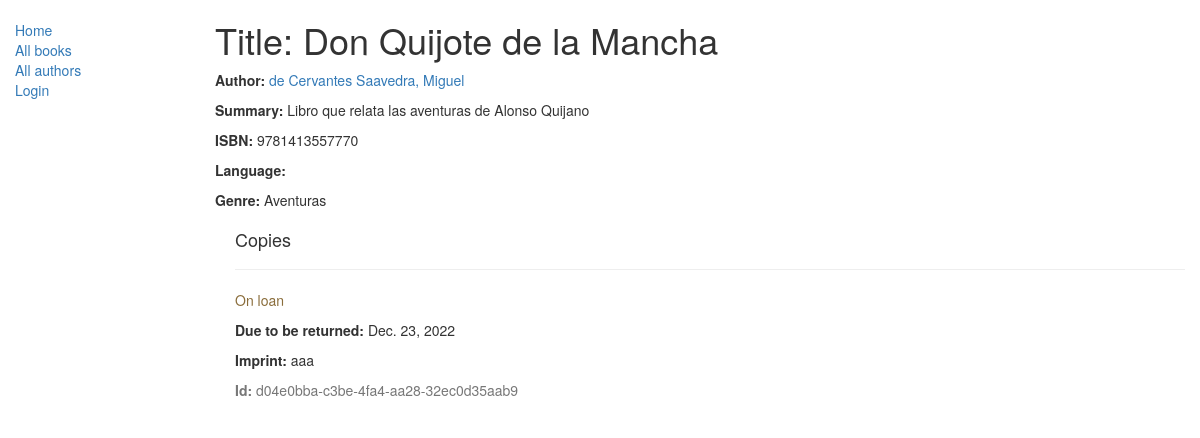
/catalog/book/1, run on the app's committed database.
### catalog/models.py (models this page shows, shortened)
class Book(models.Model):
    title = models.CharField(max_length=200)
    author = models.ForeignKey('Author', on_delete=models.SET_NULL, null=True)
    summary = models.TextField(max_length=1000, help_text="Ingrese una breve descripción del libro")
    isbn = models.CharField('ISBN',max_length=13, help_text='13 Caracteres <a href="https://www.isbn-international.org/content/what-isbn">ISBN number</a>')
    genre = models.ManyToManyField(Genre, help_text="Seleccione un genero para este libro")
    def display_genre(self):
        """
        Creates a string for the Genre. This is required to display genre in Admin.
        """
        return ', '.join([ genre.name for genre in self.genre.all()[:3] ])
    display_genre.short_description = 'Genre'

class Author(models.Model):
    first_name = models.CharField(max_length=100)
    last_name = models.CharField(max_length=100)
    date_of_birth = models.DateField(null=True, blank=True)
    date_of_death = models.DateField('Died', null=True, blank=True)
    def __str__(self):
        return '%s, %s' % (self.last_name, self.first_name)

class Genre(models.Model):
    name = models.CharField(max_length=200, help_text="Ingrese el nombre del género (p. ej. Ciencia Ficción, Poesía Francesa etc.)")
    def __str__(self):
        return self.name

class BookInstance(models.Model):
    id = models.UUIDField(primary_key=True, default=uuid.uuid4, help_text="ID único para este libro particular en toda la biblioteca")
    book = models.ForeignKey('Book', on_delete=models.SET_NULL, null=True)
    imprint = models.CharField(max_length=200)
    due_back = models.DateField(null=True, blank=True)
    borrower = models.ForeignKey(User, on_delete=models.SET_NULL, null=True, blank=True)
    LOAN_STATUS = (
        ('m', 'Maintenance'),
        ('o', 'On loan'),
        ('a', 'Available'),
        ('r', 'Reserved'),
    )
    status = models.CharField(max_length=1, choices=LOAN_STATUS, blank=True, default='m', help_text='Disponibilidad del libro')
    class Meta:
        ordering = ["due_back"]
        permissions = (("can_mark_returned", "Set book as returned"),)

### catalog/views.py (the view)
# urls.py: re_path(r'^book/(?P<pk>\d+)$', views.BookDetailView.as_view(), name='book-detail'),
class BookDetailView(generic.DetailView):
    model = Book

### catalog/templates/catalog/book_detail.html
{% extends "base_generic.html" %}
{% block content %}
  <h1>Title: {{ book.title }}</h1>
  <p><strong>Author:</strong> <a href="">{{ book.author }}</a></p>
  <p><strong>Summary:</strong> {{ book.summary }}</p>
  <p><strong>ISBN:</strong> {{ book.isbn }}</p>
  <p><strong>Language:</strong> {{ book.language }}</p>
  <p><strong>Genre:</strong> {% for genre in book.genre.all %} {{ genre }}{% if not forloop.last %}, {% endif %}{% endfor %}</p>
  <div style="margin-left:20px;margin-top:20px">
    <h4>Copies</h4>
    {% for copy in book.bookinstance_set.all %}
    <hr>
    <p class="{% if copy.status == 'a' %}text-success{% elif copy.status == 'm' %}text-danger{% else %}text-warning{% endif %}">{{ copy.get_status_display }}</p>
    {% if copy.status != 'a' %}<p><strong>Due to be returned:</strong> {{copy.due_back}}</p>{% endif %}
    <p><strong>Imprint:</strong> {{copy.imprint}}</p>
    <p class="text-muted"><strong>Id:</strong> {{copy.id}}</p>
    {% endfor %}
  </div>
{% endblock %}

### catalog/templates/base_generic.html (shortened to what this page needs)
<!DOCTYPE html>
<html lang="en">
<head>
  <link rel="stylesheet" href="https://maxcdn.bootstrapcdn.com/bootstrap/3.3.7/css/bootstrap.min.css">
  {% load static %}
  <link rel="stylesheet" href="{% static 'css/styles.css' %}">
</head>
<body>
  <div class="container-fluid">
    <div class="row">
      <div class="col-sm-2">
      {% block sidebar %}
      <ul class="sidebar-nav">
          <li><a href="{% url 'index' %}">Home</a></li>
          <li><a href="{% url 'books' %}">All books</a></li>
          <li><a href="">All authors</a></li>
          {% if user.is_authenticated %}
           <li>User: {{ user.get_username }}</li>
           <li><a href="{% url 'my-borrowed' %}">My Borrowed</a></li>
           <li><a href="{% url 'logout'%}?next={{request.path}}">Logout</a></li>
           {% else %}
           <li><a href="{% url 'login'%}?next={{request.path}}">Login</a></li>
           {% endif %}
      </ul>
     {% endblock %}
      </div>
      <div class="col-sm-10 ">
      {% block content %}{% endblock %}
      </div>
    </div>
  </div>
</body>
</html>

### catalog/static/css/styles.css (style rules this page uses)
.sidebar-nav { margin-top: 20px; padding: 0; list-style: none; }

### data on the page
Book: title "Don Quijote de la Mancha", author "de Cervantes Saavedra, Miguel", summary "Libro que relata las aventuras de Alonso Quijano", isbn "9781413557770"
Genre: name "Aventuras"
BookInstance: status "On loan", due_back "Dec. 23, 2022", imprint "aaa", id "d04e0bba-c3be-4fa4-aa28-32ec0d35aab9"
